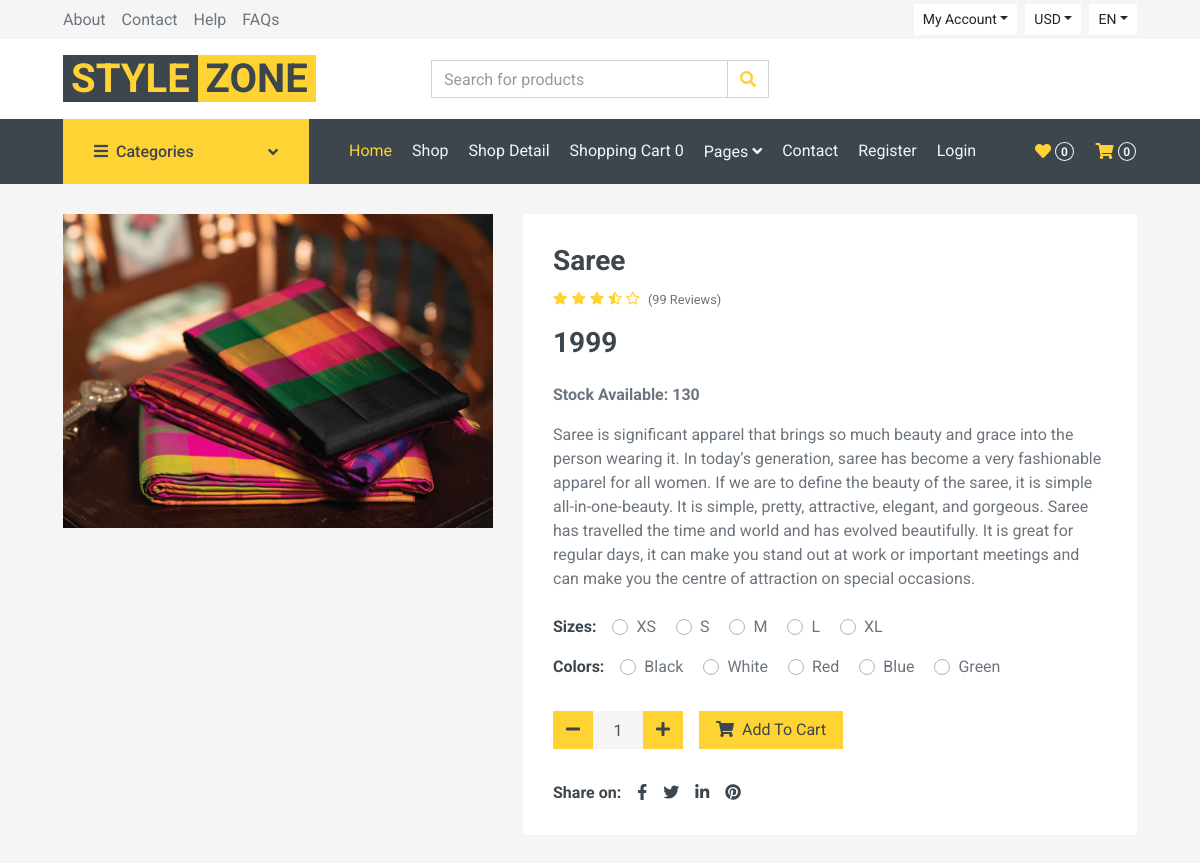
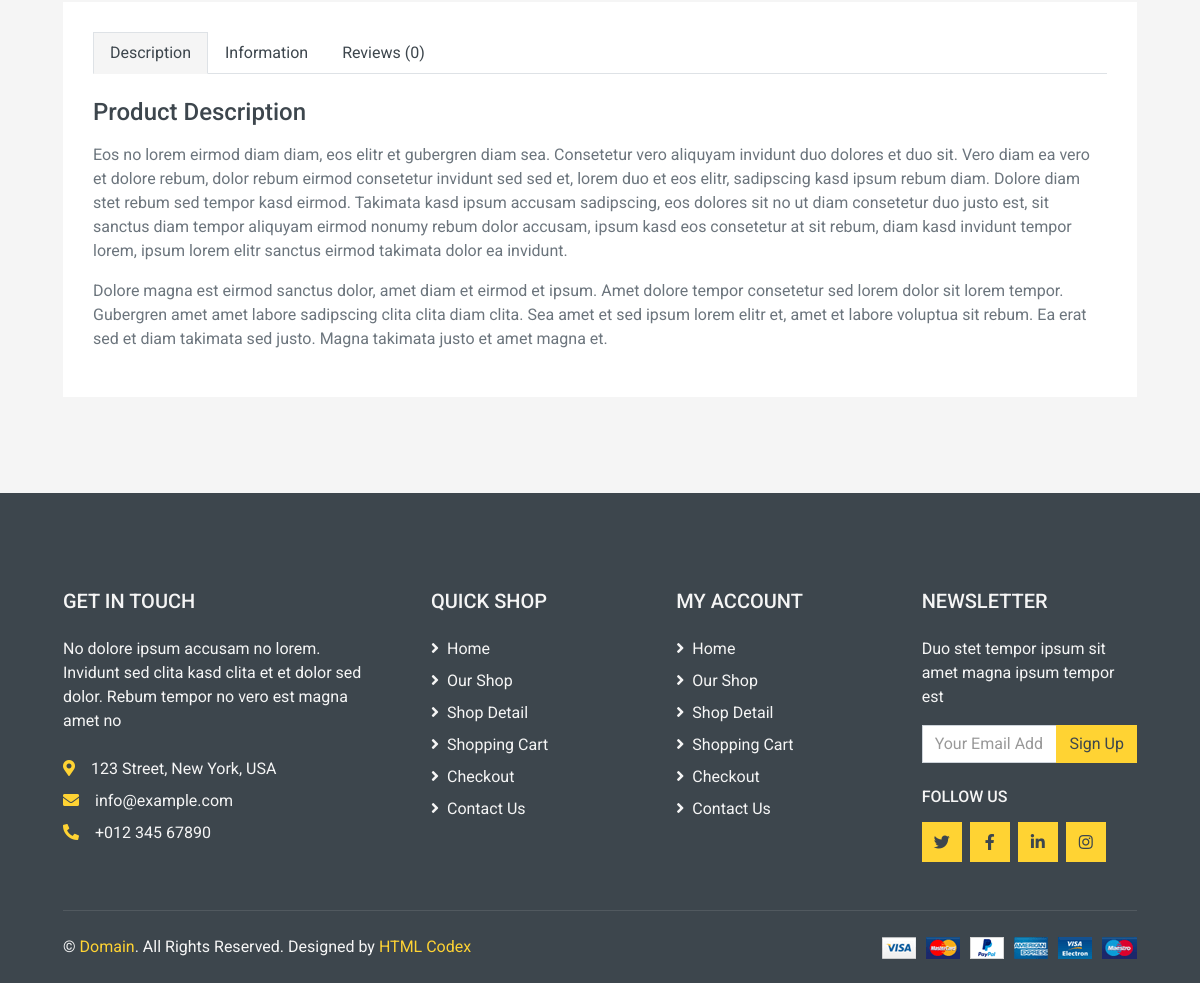
Page /womenfashion/saree on the committed database (2 pictures, top to bottom).
### shop/models.py (models this page shows, shortened)
class Products(models.Model):
    name = models.CharField(max_length=250, unique=True)
    slug = models.SlugField(max_length=250, unique=True)
    img = models.ImageField(upload_to='product')
    des = models.TextField()
    price = models.IntegerField()
    stock = models.IntegerField()
    available = models.BooleanField()
    category = models.ForeignKey(Categ, on_delete=models.CASCADE)

### shop/views.py (the view)
# urls.py: path('<slug:c_slug>/<slug:product_slug>', views.prodetails, name='details'),
def prodetails(request, c_slug, product_slug):
    try:
        prod = Products.objects.get(category__slug=c_slug, slug=product_slug)
    except Exception as e:
        raise e
    return render(request, 'detail.html', {'pr': prod})

### cart/context_processor.py (called while the page is built)
def count(request):
    item_count = 0
    if 'admin' in request.path:
        return {}
    else:
        try:
            ct = Cartlist.objects.filter(cart_id=c_id(request))
            cti = Items.objects.all().filter(cart=ct[:1])
            for c in cti:
                item_count += c.quantity
        except Cartlist.DoesNotExist:
            item_count = 0
        return dict(itc=item_count)

### cart/views.py (called while the page is built)
def c_id(request):
    ct_id = request.session.session_key
    if not ct_id:
        ct_id = request.session.create()
    return ct_id

### templates/detail.html (shortened to what this page needs)
{% extends 'base.html' %}
{% load static %}
{% block content %}
<!DOCTYPE html>
<html lang="en">
    <div class="container-fluid pb-5">
        <div class="row px-xl-5">
            <div class="col-lg-5 mb-30">
                <div id="product-carousel" class="carousel slide" data-ride="carousel">
                    <div class="carousel-inner bg-light">
                        <div class="carousel-item active">
                            <img class="w-100 h-100" src="{{pr.img.url}}" alt="Image">
                        </div>
                    </div>
                    <a class="carousel-control-prev" href="#product-carousel" data-slide="prev">
                        <i class="fa fa-2x fa-angle-left text-dark"></i>
                    </a>
                    <a class="carousel-control-next" href="#product-carousel" data-slide="next">
                        <i class="fa fa-2x fa-angle-right text-dark"></i>
                    </a>
                </div>
            </div>
            <div class="col-lg-7 h-auto mb-30">
                <div class="h-100 bg-light p-30">
                    <h3>{{pr.name}}</h3>
                    <div class="d-flex mb-3">
                        <div class="text-primary mr-2">
                            <small class="fas fa-star"></small>
                            <small class="fas fa-star"></small>
                            <small class="fas fa-star"></small>
                            <small class="fas fa-star-half-alt"></small>
                            <small class="far fa-star"></small>
                        </div>
                        <small class="pt-1">(99 Reviews)</small>
                    </div>
                    <h3 class="font-weight-semi-bold mb-4">{{pr.price}}</h3>
                    <p><b>Stock Available: {{pr.stock}}</b></p>
                    <p class="mb-4">{{pr.des}}</p>
                    <div class="d-flex mb-3">
                        <strong class="text-dark mr-3">Sizes:</strong>
                        <form>
                            <div class="custom-control custom-radio custom-control-inline">
                                <label class="custom-control-label" for="size-1">XS</label>
                            </div>
                            <div class="custom-control custom-radio custom-control-inline">
                                <label class="custom-control-label" for="size-2">S</label>
                            </div>
                            <div class="custom-control custom-radio custom-control-inline">
                                <label class="custom-control-label" for="size-3">M</label>
                            </div>
                            <div class="custom-control custom-radio custom-control-inline">
                                <label class="custom-control-label" for="size-4">L</label>
                            </div>
                            <div class="custom-control custom-radio custom-control-inline">
                                <label class="custom-control-label" for="size-5">XL</label>
                            </div>
                        </form>
                    </div>
                    <div class="d-flex mb-4">
                        <strong class="text-dark mr-3">Colors:</strong>
                        <form>
                            <div class="custom-control custom-radio custom-control-inline">
                                <label class="custom-control-label" for="color-1">Black</label>
                            </div>
                            <div class="custom-control custom-radio custom-control-inline">
                                <label class="custom-control-label" for="color-2">White</label>
                            </div>
                            <div class="custom-control custom-radio custom-control-inline">
                                <label class="custom-control-label" for="color-3">Red</label>
                            </div>
                            <div class="custom-control custom-radio custom-control-inline">
                                <label class="custom-control-label" for="color-4">Blue</label>
                            </div>
                            <div class="custom-control custom-radio custom-control-inline">
                                <label class="custom-control-label" for="color-5">Green</label>
                            </div>
                        </form>
                    </div>
                    <div class="d-flex align-items-center mb-4 pt-2">
                        <div class="input-group quantity mr-3" style="width: 130px;">
                            <div class="input-group-btn">
                                <button class="btn btn-primary btn-minus">
                                    <i class="fa fa-minus"></i>
                                </button>
                            </div>
                            <input type="text" class="form-control bg-secondary border-0 text-center" value="1">
                            <div class="input-group-btn">
                                <button class="btn btn-primary btn-plus">
                                    <i class="fa fa-plus"></i>
                                </button>
                            </div>
                        </div>
                        <a href="{% url 'addcart' pr.id %}"<button class="btn btn-primary px-3"><i class="fa fa-shopping-cart mr-1"></i> Add To
                            Cart</button></a>
                    </div>
                    <div class="d-flex pt-2">
                        <strong class="text-dark mr-2">Share on:</strong>
                        <div class="d-inline-flex">
                            <a class="text-dark px-2" href="">
                                <i class="fab fa-facebook-f"></i>
                            </a>
                            <a class="text-dark px-2" href="">
                                <i class="fab fa-twitter"></i>
                            </a>
                            <a class="text-dark px-2" href="">
                                <i class="fab fa-linkedin-in"></i>
                            </a>
                            <a class="text-dark px-2" href="">
                                <i class="fab fa-pinterest"></i>
                            </a>
                        </div>
                    </div>
                </div>
            </div>
        </div>
        <div class="row px-xl-5">
            <div class="col">
                <div class="bg-light p-30">
                    <div class="nav nav-tabs mb-4">
                        <a class="nav-item nav-link text-dark active" data-toggle="tab" href="#tab-pane-1">Description</a>
                        <a class="nav-item nav-link text-dark" data-toggle="tab" href="#tab-pane-2">Information</a>
                        <a class="nav-item nav-link text-dark" data-toggle="tab" href="#tab-pane-3">Reviews (0)</a>
                    </div>
                    <div class="tab-content">
                        <div class="tab-pane fade show active" id="tab-pane-1">
                            <h4 class="mb-3">Product Description</h4>
                            <p>Eos no lorem eirmod diam diam, eos elitr et gubergren diam sea. Consetetur vero aliquyam invidunt duo dolores et duo sit. Vero diam ea vero et dolore rebum, dolor rebum eirmod consetetur invidunt sed sed et, lorem duo et eos elitr, sadipscing kasd ipsum rebum diam. Dolore diam stet rebum sed tempor kasd eirmod. Takimata kasd ipsum accusam sadipscing, eos dolores sit no ut diam consetetur duo justo est, sit sanctus diam tempor aliquyam eirmod nonumy rebum dolor accusam, ipsum kasd eos consetetur at sit rebum, diam kasd invidunt tempor lorem, ipsum lorem elitr sanctus eirmod takimata dolor ea invidunt.</p>
                            <p>Dolore magna est eirmod sanctus dolor, amet diam et eirmod et ipsum. Amet dolore tempor consetetur sed lorem dolor sit lorem tempor. Gubergren amet amet labore sadipscing clita clita diam clita. Sea amet et sed ipsum lorem elitr et, amet et labore voluptua sit rebum. Ea erat sed et diam takimata sed justo. Magna takimata justo et amet magna et.</p>
                        </div>
                    </div>
                </div>
            </div>
        </div>
    </div>
    <div class="container-fluid bg-dark text-secondary mt-5 pt-5">
        <div class="row px-xl-5 pt-5">
            <div class="col-lg-4 col-md-12 mb-5 pr-3 pr-xl-5">
                <h5 class="text-secondary text-uppercase mb-4">Get In Touch</h5>
                <p class="mb-4">No dolore ipsum accusam no lorem. Invidunt sed clita kasd clita et et dolor sed dolor. Rebum tempor no vero est magna amet no</p>
                <p class="mb-2"><i class="fa fa-map-marker-alt text-primary mr-3"></i>123 Street, New York, USA</p>
                <p class="mb-2"><i class="fa fa-envelope text-primary mr-3"></i>info@example.com</p>
                <p class="mb-0"><i class="fa fa-phone-alt text-primary mr-3"></i>+012 345 67890</p>
            </div>
            <div class="col-lg-8 col-md-12">
                <div class="row">
                    <div class="col-md-4 mb-5">
                        <h5 class="text-secondary text-uppercase mb-4">Quick Shop</h5>
                        <div class="d-flex flex-column justify-content-start">
                            <a class="text-secondary mb-2" href="#"><i class="fa fa-angle-right mr-2"></i>Home</a>
                            <a class="text-secondary mb-2" href="#"><i class="fa fa-angle-right mr-2"></i>Our Shop</a>
                            <a class="text-secondary mb-2" href="#"><i class="fa fa-angle-right mr-2"></i>Shop Detail</a>
                            <a class="text-secondary mb-2" href="#"><i class="fa fa-angle-right mr-2"></i>Shopping Cart</a>
                            <a class="text-secondary mb-2" href="#"><i class="fa fa-angle-right mr-2"></i>Checkout</a>
                            <a class="text-secondary" href="#"><i class="fa fa-angle-right mr-2"></i>Contact Us</a>
                        </div>
                    </div>
                    <div class="col-md-4 mb-5">
                        <h5 class="text-secondary text-uppercase mb-4">My Account</h5>
                        <div class="d-flex flex-column justify-content-start">
                            <a class="text-secondary mb-2" href="#"><i class="fa fa-angle-right mr-2"></i>Home</a>
                            <a class="text-secondary mb-2" href="#"><i class="fa fa-angle-right mr-2"></i>Our Shop</a>
                            <a class="text-secondary mb-2" href="#"><i class="fa fa-angle-right mr-2"></i>Shop Detail</a>
                            <a class="text-secondary mb-2" href="#"><i class="fa fa-angle-right mr-2"></i>Shopping Cart</a>
                            <a class="text-secondary mb-2" href="#"><i class="fa fa-angle-right mr-2"></i>Checkout</a>
                            <a class="text-secondary" href="#"><i class="fa fa-angle-right mr-2"></i>Contact Us</a>
                        </div>
                    </div>
                    <div class="col-md-4 mb-5">
                        <h5 class="text-secondary text-uppercase mb-4">Newsletter</h5>
                        <p>Duo stet tempor ipsum sit amet magna ipsum tempor est</p>
                        <form action="">
                            <div class="input-group">
                                <input type="text" class="form-control" placeholder="Your Email Address">
                                <div class="input-group-append">
                                    <button class="btn btn-primary">Sign Up</button>
                                </div>
                            </div>
                        </form>
                        <h6 class="text-secondary text-uppercase mt-4 mb-3">Follow Us</h6>
                        <div class="d-flex">
                            <a class="btn btn-primary btn-square mr-2" href="#"><i class="fab fa-twitter"></i></a>
                            <a class="btn btn-primary btn-square mr-2" href="#"><i class="fab fa-facebook-f"></i></a>
                            <a class="btn btn-primary btn-square mr-2" href="#"><i class="fab fa-linkedin-in"></i></a>
                            <a class="btn btn-primary btn-square" href="#"><i class="fab fa-instagram"></i></a>
                        </div>
                    </div>
                </div>
            </div>
        </div>
        <div class="row border-top mx-xl-5 py-4" style="border-color: rgba(256, 256, 256, .1) !important;">
            <div class="col-md-6 px-xl-0">
                <p class="mb-md-0 text-center text-md-left text-secondary">
                    &copy; <a class="text-primary" href="#">Domain</a>. All Rights Reserved. Designed
                    by
                    <a class="text-primary" href="https://htmlcodex.com">HTML Codex</a>
                </p>
            </div>
            <div class="col-md-6 px-xl-0 text-center text-md-right">
                <img class="img-fluid" src="{% static 'pr/img/payments.png' %}" alt="">
            </div>
        </div>
    </div>
</body>
</html>
{% endblock %}

### rows in the picture
Products: img (picture), name "Saree", price "1999", stock "130", des "Saree is significant apparel that brings so much beauty and grace into the person wearing it. In today’s generation, saree has become a very fashionable apparel for all women. If we are to define the beauty of the saree, it is simple all-in-one-beauty. It is simple, pretty, attractive, elegant, and gorgeous. Saree has travelled the time and world and has evolved beautifully. It is great for regular days, it can make you stand out at work or important meetings and can make you the centre of attraction on special occasions."

### other values in the picture
{{ itc }} "0"
